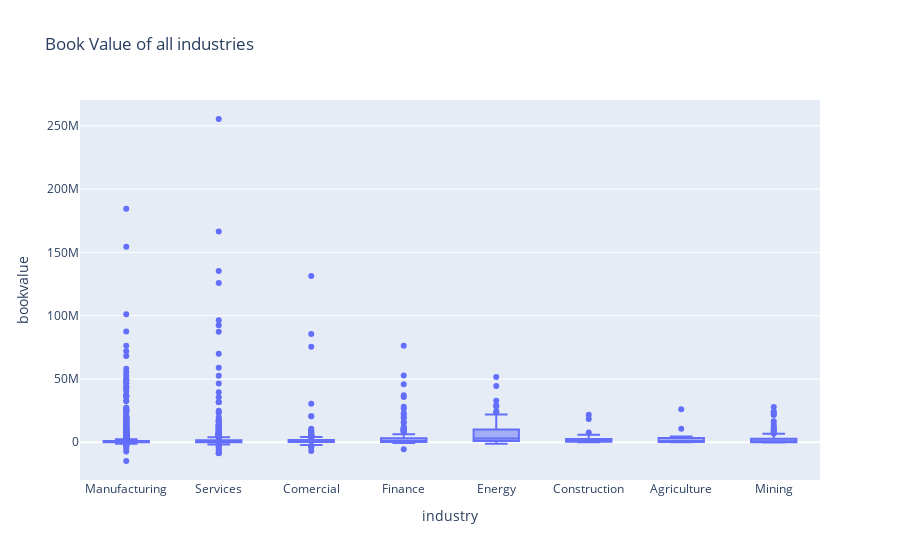

Source (notebook cell):
### Markdown cell above
**How much these variables change within each industry?**

**How firm size (in market value) is distributed?**

### Code cell
px.box(df_final_size, x='industry', y='bookvalue', title='Book Value of all industries')

### Figure 1 — Plotly figure (JSON) as saved in the notebook; plotly's stock layout.template omitted (floating-point values rounded to 4 significant figures; data arrays with more than 128 entries replaced by an {"elided": "..."} marker saying what was removed)
{"data": [{"alignmentgroup": "True", "hovertemplate": "industry=%{x}<br>bookvalue=%{y}<extra></extra>", "legendgroup": "", "marker": {"color": "#636efa"}, "name": "", "notched": false, "offsetgroup": "", "orientation": "v", "showlegend": false, "type": "box", "x": {"elided": "2792 str values"}, "x0": " ", "xaxis": "x", "y": {"elided": "2792 float values"}, "y0": " ", "yaxis": "y"}], "layout": {"boxmode": "group", "legend": {"tracegroupgap": 0}, "title": {"text": "Book Value of all industries"}, "xaxis": {"anchor": "y", "domain": [0, 1], "title": {"text": "industry"}}, "yaxis": {"anchor": "x", "domain": [0, 1], "title": {"text": "bookvalue"}}}}
